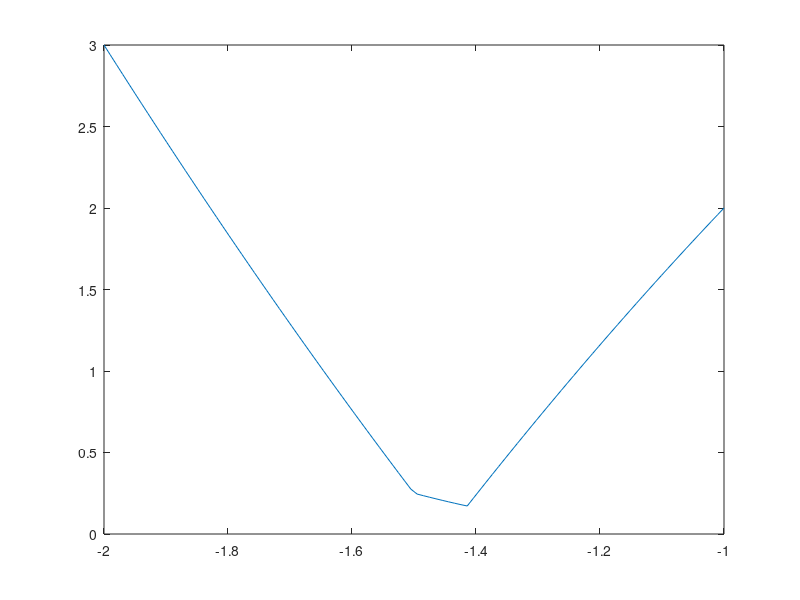

Recreate this plot in MATLAB.
clear all
format long

xplot = linspace(-2,-1,100);


f = @(x) abs(x.^2-2)+ abs(2*x+3);
xL=-4;
xR=0;

m = (xL + xR)/2;

T= 10^-7;
r = 0.382;
%counting the iteration
i =0;
for n=1:100
    
    nume = (f(xL) - f(m))*(xR-m)^2 - (f(xR)-f(m))*(m-xL)^2;
    demue = (f(xL)- f(m))*(xR-m) + (f(xR)- f(m))*(m-xL);
    xm = m + nume/(2*demue);
    
    if(f(xm)<f(m))
        
        if(xm<m)
          
            xR = m;
            m = xm;
        else
            
            xL =m;
            m = xm;
        end
        i = i+1;
        if abs(xL- xR) <T
        fprintf("Minimum of the function at x = %0.10f is %0.10f with %d iterations\n", xm, f(xm),i);
            break;
        end
        
    else
        %Using golden Search method
       
        xm1 = xL + (xR-xL)*r;
        xm2 = xL + (xR-xL)*(1-r);
        if f(xm1)< f(xm2)
            xR =  xm2;
        else
            xL = xm1;
        
        end
        m = (xL+xR)/2;
        i = i+1;
        if abs(xL- xR) <T
        fprintf("Minimum of the function at x = %0.10f is %0.10f with %d iterations\n", m, f(m),i);
            break;
        end
    
    end

end

%Verifying the result with plot

plot(xplot, f(xplot), '-');



